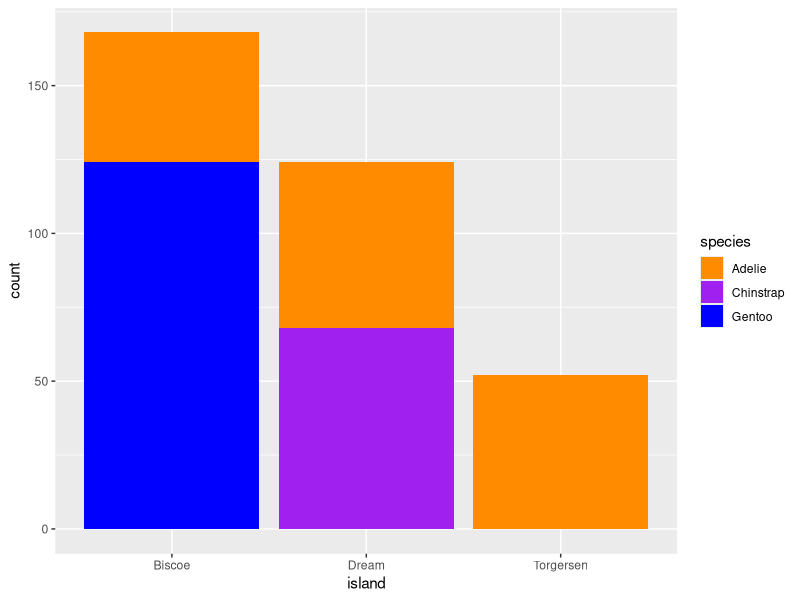
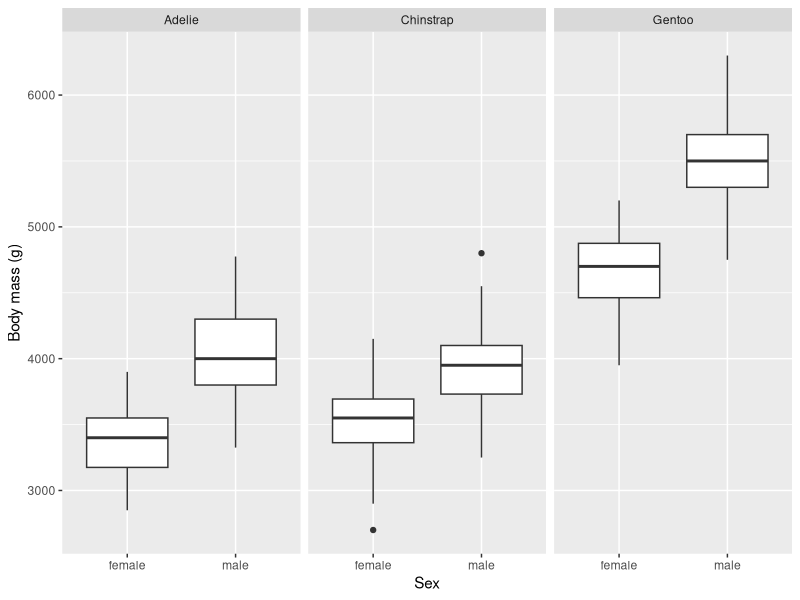

Source code (R) for these figures, in order:
## ---- chunk 1
knitr::opts_chunk$set(echo = TRUE)

library(palmerpenguins)
library(dplyr)
library(tidyr)
library(ggplot2)

data(penguins, package = 'palmerpenguins')

## ---- chunk 2
penguins |>
  group_by(species) |>
  summarize(count=n())
## ---- chunk 3
penguins %>%
  filter(!is.na(sex)) %>%
  group_by(species, sex) %>%
  summarize(count=n())
## ---- chunk 4
col_vector <- c("bill_length_mm", "bill_depth_mm",
                "flipper_length_mm", "body_mass_g")
sep <- "@"
naming <- paste("{.col}", "{.fn}", sep = sep)
stats_list <- list(min=min, mean=mean, sd=sd, max=max)
penguins |>
  summarise(across(col_vector, stats_list, na.rm=TRUE, .names = naming)) |>
  pivot_longer(everything(), names_to = c("var", ".value"), names_sep = sep)
## ---- chunk 5
colors_species <- list(Chinstrap="purple", Gentoo="blue", Adelie="darkorange")
ggplot(data = penguins) +
  geom_bar(aes(x=island, fill=species)) +
  scale_fill_manual(values = colors_species)
## ---- chunk 6
penguins |>
  group_by(island) |>
  count() |>
  filter(island == "Dream") |>
  select(n)
## ---- chunk 7
penguins |>
  filter(!is.na(sex)) |>
  ggplot() +
  geom_boxplot(aes(x=sex, y=body_mass_g)) +
  facet_grid(cols = vars(species)) +
  labs(x = "Sex", y = "Body mass (g)")
